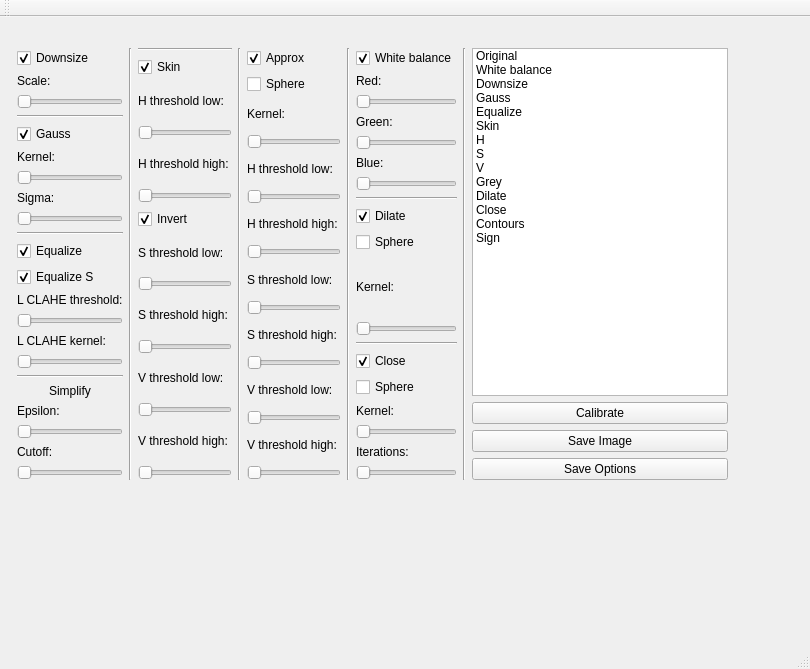
<?xml version="1.0" encoding="UTF-8"?>
<ui version="4.0">
 <class>MigowyClass</class>
 <widget class="QMainWindow" name="MigowyClass">
  <property name="geometry">
   <rect>
    <x>0</x>
    <y>0</y>
    <width>810</width>
    <height>669</height>
   </rect>
  </property>
  <property name="sizePolicy">
   <sizepolicy hsizetype="Preferred" vsizetype="Preferred">
    <horstretch>0</horstretch>
    <verstretch>0</verstretch>
   </sizepolicy>
  </property>
  <property name="minimumSize">
   <size>
    <width>800</width>
    <height>600</height>
   </size>
  </property>
  <property name="maximumSize">
   <size>
    <width>16777215</width>
    <height>16777215</height>
   </size>
  </property>
  <property name="windowTitle">
   <string>Migowy</string>
  </property>
  <widget class="QWidget" name="centralWidget">
   <property name="sizePolicy">
    <sizepolicy hsizetype="Minimum" vsizetype="Minimum">
     <horstretch>0</horstretch>
     <verstretch>0</verstretch>
    </sizepolicy>
   </property>
   <widget class="QWidget" name="horizontalLayoutWidget">
    <property name="geometry">
     <rect>
      <x>0</x>
      <y>10</y>
      <width>701</width>
      <height>485</height>
     </rect>
    </property>
    <layout class="QVBoxLayout" name="Menu">
     <property name="spacing">
      <number>0</number>
     </property>
     <property name="sizeConstraint">
      <enum>QLayout::SetFixedSize</enum>
     </property>
     <property name="rightMargin">
      <number>0</number>
     </property>
     <property name="bottomMargin">
      <number>0</number>
     </property>
     <item>
      <spacer name="drawSpacer">
       <property name="orientation">
        <enum>Qt::Vertical</enum>
       </property>
       <property name="sizeType">
        <enum>QSizePolicy::Fixed</enum>
       </property>
       <property name="sizeHint" stdset="0">
        <size>
         <width>0</width>
         <height>10</height>
        </size>
       </property>
      </spacer>
     </item>
     <item>
      <layout class="QHBoxLayout" name="Options">
       <property name="sizeConstraint">
        <enum>QLayout::SetDefaultConstraint</enum>
       </property>
       <property name="leftMargin">
        <number>6</number>
       </property>
       <property name="rightMargin">
        <number>6</number>
       </property>
       <item>
        <layout class="QVBoxLayout" name="Options1">
         <property name="sizeConstraint">
          <enum>QLayout::SetDefaultConstraint</enum>
         </property>
         <item>
          <layout class="QVBoxLayout" name="downsize">
           <item>
            <widget class="OptionCheck" name="downsizeCheck">
             <property name="text">
              <string>Downsize</string>
             </property>
             <property name="checked">
              <bool>true</bool>
             </property>
            </widget>
           </item>
           <item>
            <widget class="OptionLabel" name="downsizeScaleText">
             <property name="enabled">
              <bool>true</bool>
             </property>
             <property name="sizePolicy">
              <sizepolicy hsizetype="Preferred" vsizetype="Preferred">
               <horstretch>0</horstretch>
               <verstretch>0</verstretch>
              </sizepolicy>
             </property>
             <property name="text">
              <string>Scale: </string>
             </property>
            </widget>
           </item>
           <item>
            <widget class="OptionSlider" name="downsizeScaleSlider">
             <property name="sizePolicy">
              <sizepolicy hsizetype="Expanding" vsizetype="Fixed">
               <horstretch>0</horstretch>
               <verstretch>0</verstretch>
              </sizepolicy>
             </property>
             <property name="orientation">
              <enum>Qt::Horizontal</enum>
             </property>
            </widget>
           </item>
          </layout>
         </item>
         <item>
          <layout class="QVBoxLayout" name="gauss">
           <item>
            <widget class="Line" name="gaussSeparator">
             <property name="orientation">
              <enum>Qt::Horizontal</enum>
             </property>
            </widget>
           </item>
           <item>
            <widget class="OptionCheck" name="gaussCheck">
             <property name="text">
              <string>Gauss</string>
             </property>
             <property name="checked">
              <bool>true</bool>
             </property>
            </widget>
           </item>
           <item>
            <widget class="OptionLabel" name="gaussKernelText">
             <property name="text">
              <string>Kernel: </string>
             </property>
            </widget>
           </item>
           <item>
            <widget class="OptionSlider" name="gaussKernelSlider">
             <property name="orientation">
              <enum>Qt::Horizontal</enum>
             </property>
            </widget>
           </item>
           <item>
            <widget class="OptionLabel" name="gaussSigmaText">
             <property name="text">
              <string>Sigma: </string>
             </property>
            </widget>
           </item>
           <item>
            <widget class="OptionSlider" name="gaussSigmaSlider">
             <property name="orientation">
              <enum>Qt::Horizontal</enum>
             </property>
            </widget>
           </item>
          </layout>
         </item>
         <item>
          <layout class="QVBoxLayout" name="equalize">
           <item>
            <widget class="Line" name="eqSeparator">
             <property name="orientation">
              <enum>Qt::Horizontal</enum>
             </property>
            </widget>
           </item>
           <item>
            <widget class="OptionCheck" name="eqCheck">
             <property name="text">
              <string>Equalize</string>
             </property>
             <property name="checked">
              <bool>true</bool>
             </property>
            </widget>
           </item>
           <item>
            <widget class="OptionCheck" name="eqSCheck">
             <property name="text">
              <string>Equalize S</string>
             </property>
             <property name="checked">
              <bool>true</bool>
             </property>
            </widget>
           </item>
           <item>
            <widget class="OptionLabel" name="eqVClaheThresholdText">
             <property name="text">
              <string>L CLAHE threshold:</string>
             </property>
            </widget>
           </item>
           <item>
            <widget class="OptionSlider" name="eqVClaheThresholdSlider">
             <property name="orientation">
              <enum>Qt::Horizontal</enum>
             </property>
            </widget>
           </item>
           <item>
            <widget class="OptionLabel" name="eqVClaheKernelText">
             <property name="text">
              <string>L CLAHE kernel: </string>
             </property>
            </widget>
           </item>
           <item>
            <widget class="OptionSlider" name="eqVClaheKernelSlider">
             <property name="orientation">
              <enum>Qt::Horizontal</enum>
             </property>
            </widget>
           </item>
          </layout>
         </item>
         <item>
          <layout class="QVBoxLayout" name="simplify">
           <item>
            <widget class="Line" name="simplifySeparator">
             <property name="orientation">
              <enum>Qt::Horizontal</enum>
             </property>
            </widget>
           </item>
           <item>
            <widget class="OptionLabel" name="simplifyHeaderText">
             <property name="text">
              <string>Simplify</string>
             </property>
             <property name="alignment">
              <set>Qt::AlignCenter</set>
             </property>
            </widget>
           </item>
           <item>
            <widget class="OptionLabel" name="simplifyText">
             <property name="enabled">
              <bool>true</bool>
             </property>
             <property name="sizePolicy">
              <sizepolicy hsizetype="Preferred" vsizetype="Preferred">
               <horstretch>0</horstretch>
               <verstretch>0</verstretch>
              </sizepolicy>
             </property>
             <property name="text">
              <string>Epsilon: </string>
             </property>
            </widget>
           </item>
           <item>
            <widget class="OptionSlider" name="simplifySlider">
             <property name="sizePolicy">
              <sizepolicy hsizetype="Expanding" vsizetype="Fixed">
               <horstretch>0</horstretch>
               <verstretch>0</verstretch>
              </sizepolicy>
             </property>
             <property name="orientation">
              <enum>Qt::Horizontal</enum>
             </property>
            </widget>
           </item>
           <item>
            <widget class="OptionLabel" name="cutoffText">
             <property name="enabled">
              <bool>true</bool>
             </property>
             <property name="sizePolicy">
              <sizepolicy hsizetype="Preferred" vsizetype="Preferred">
               <horstretch>0</horstretch>
               <verstretch>0</verstretch>
              </sizepolicy>
             </property>
             <property name="text">
              <string>Cutoff: </string>
             </property>
            </widget>
           </item>
           <item>
            <widget class="OptionSlider" name="cutoffSlider">
             <property name="orientation">
              <enum>Qt::Horizontal</enum>
             </property>
            </widget>
           </item>
          </layout>
         </item>
        </layout>
       </item>
       <item>
        <widget class="Line" name="Options1to2Separator">
         <property name="orientation">
          <enum>Qt::Vertical</enum>
         </property>
        </widget>
       </item>
       <item>
        <layout class="QVBoxLayout" name="Options2">
         <property name="sizeConstraint">
          <enum>QLayout::SetDefaultConstraint</enum>
         </property>
         <item>
          <layout class="QVBoxLayout" name="skin">
           <item>
            <widget class="Line" name="skinSeparator">
             <property name="orientation">
              <enum>Qt::Horizontal</enum>
             </property>
            </widget>
           </item>
           <item>
            <widget class="OptionCheck" name="skinCheck">
             <property name="text">
              <string>Skin</string>
             </property>
             <property name="checked">
              <bool>true</bool>
             </property>
            </widget>
           </item>
           <item>
            <widget class="OptionLabel" name="skinHThresholdLowText">
             <property name="text">
              <string>H threshold low: </string>
             </property>
            </widget>
           </item>
           <item>
            <widget class="OptionSlider" name="skinHThresholdLowSlider">
             <property name="orientation">
              <enum>Qt::Horizontal</enum>
             </property>
            </widget>
           </item>
           <item>
            <widget class="OptionLabel" name="skinHThresholdHighText">
             <property name="text">
              <string>H threshold high: </string>
             </property>
            </widget>
           </item>
           <item>
            <widget class="OptionSlider" name="skinHThresholdHighSlider">
             <property name="orientation">
              <enum>Qt::Horizontal</enum>
             </property>
            </widget>
           </item>
           <item>
            <widget class="OptionCheck" name="skinHInvertCheck">
             <property name="text">
              <string>Invert</string>
             </property>
             <property name="checked">
              <bool>true</bool>
             </property>
            </widget>
           </item>
           <item>
            <widget class="OptionLabel" name="skinSThresholdLowText">
             <property name="text">
              <string>S threshold low: </string>
             </property>
            </widget>
           </item>
           <item>
            <widget class="OptionSlider" name="skinSThresholdLowSlider">
             <property name="orientation">
              <enum>Qt::Horizontal</enum>
             </property>
            </widget>
           </item>
           <item>
            <widget class="OptionLabel" name="skinSThresholdHighText">
             <property name="text">
              <string>S threshold high: </string>
             </property>
            </widget>
           </item>
           <item>
            <widget class="OptionSlider" name="skinSThresholdHighSlider">
             <property name="orientation">
              <enum>Qt::Horizontal</enum>
             </property>
            </widget>
           </item>
           <item>
            <widget class="OptionLabel" name="skinVThresholdLowText">
             <property name="text">
              <string>V threshold low: </string>
             </property>
            </widget>
           </item>
           <item>
            <widget class="OptionSlider" name="skinVThresholdLowSlider">
             <property name="orientation">
              <enum>Qt::Horizontal</enum>
             </property>
            </widget>
           </item>
           <item>
            <widget class="OptionLabel" name="skinVThresholdHighText">
             <property name="text">
              <string>V threshold high: </string>
             </property>
            </widget>
           </item>
           <item>
            <widget class="OptionSlider" name="skinVThresholdHighSlider">
             <property name="orientation">
              <enum>Qt::Horizontal</enum>
             </property>
            </widget>
           </item>
          </layout>
         </item>
        </layout>
       </item>
       <item>
        <widget class="Line" name="Options2to3Separator">
         <property name="orientation">
          <enum>Qt::Vertical</enum>
         </property>
        </widget>
       </item>
       <item>
        <layout class="QVBoxLayout" name="Options3">
         <property name="sizeConstraint">
          <enum>QLayout::SetDefaultConstraint</enum>
         </property>
         <item>
          <layout class="QVBoxLayout" name="approx">
           <item>
            <widget class="OptionCheck" name="approxCheck">
             <property name="text">
              <string>Approx</string>
             </property>
             <property name="checked">
              <bool>true</bool>
             </property>
            </widget>
           </item>
           <item>
            <widget class="OptionCheck" name="approxSphereCheck">
             <property name="text">
              <string>Sphere</string>
             </property>
             <property name="checked">
              <bool>false</bool>
             </property>
            </widget>
           </item>
           <item>
            <widget class="OptionLabel" name="approxKernelText">
             <property name="text">
              <string>Kernel:</string>
             </property>
            </widget>
           </item>
           <item>
            <widget class="OptionSlider" name="approxKernelSlider">
             <property name="orientation">
              <enum>Qt::Horizontal</enum>
             </property>
            </widget>
           </item>
           <item>
            <widget class="OptionLabel" name="approxHThresholdLowText">
             <property name="text">
              <string>H threshold low: </string>
             </property>
            </widget>
           </item>
           <item>
            <widget class="OptionSlider" name="approxHThresholdLowSlider">
             <property name="orientation">
              <enum>Qt::Horizontal</enum>
             </property>
            </widget>
           </item>
           <item>
            <widget class="OptionLabel" name="approxHThresholdHighText">
             <property name="text">
              <string>H threshold high: </string>
             </property>
            </widget>
           </item>
           <item>
            <widget class="OptionSlider" name="approxHThresholdHighSlider">
             <property name="orientation">
              <enum>Qt::Horizontal</enum>
             </property>
            </widget>
           </item>
           <item>
            <widget class="OptionLabel" name="approxSThresholdLowText">
             <property name="text">
              <string>S threshold low: </string>
             </property>
            </widget>
           </item>
           <item>
            <widget class="OptionSlider" name="approxSThresholdLowSlider">
             <property name="orientation">
              <enum>Qt::Horizontal</enum>
             </property>
            </widget>
           </item>
           <item>
            <widget class="OptionLabel" name="approxSThresholdHighText">
             <property name="text">
              <string>S threshold high: </string>
             </property>
            </widget>
           </item>
           <item>
            <widget class="OptionSlider" name="approxSThresholdHighSlider">
             <property name="orientation">
              <enum>Qt::Horizontal</enum>
             </property>
            </widget>
           </item>
           <item>
            <widget class="OptionLabel" name="approxVThresholdLowText">
             <property name="text">
              <string>V threshold low: </string>
             </property>
            </widget>
           </item>
           <item>
            <widget class="OptionSlider" name="approxVThresholdLowSlider">
             <property name="orientation">
              <enum>Qt::Horizontal</enum>
             </property>
            </widget>
           </item>
           <item>
            <widget class="OptionLabel" name="approxVThresholdHighText">
             <property name="text">
              <string>V threshold high: </string>
             </property>
            </widget>
           </item>
           <item>
            <widget class="OptionSlider" name="approxVThresholdHighSlider">
             <property name="orientation">
              <enum>Qt::Horizontal</enum>
             </property>
            </widget>
           </item>
          </layout>
         </item>
        </layout>
       </item>
       <item>
        <widget class="Line" name="Options3to4Separator">
         <property name="orientation">
          <enum>Qt::Vertical</enum>
         </property>
        </widget>
       </item>
       <item>
        <layout class="QVBoxLayout" name="Options4">
         <property name="sizeConstraint">
          <enum>QLayout::SetDefaultConstraint</enum>
         </property>
         <item>
          <layout class="QVBoxLayout" name="whiteBalance">
           <item>
            <widget class="OptionCheck" name="whiteBalanceCheck">
             <property name="text">
              <string>White balance</string>
             </property>
             <property name="checked">
              <bool>true</bool>
             </property>
            </widget>
           </item>
           <item>
            <widget class="OptionLabel" name="whiteBalanceRedText">
             <property name="enabled">
              <bool>true</bool>
             </property>
             <property name="sizePolicy">
              <sizepolicy hsizetype="Preferred" vsizetype="Preferred">
               <horstretch>0</horstretch>
               <verstretch>0</verstretch>
              </sizepolicy>
             </property>
             <property name="text">
              <string>Red: </string>
             </property>
            </widget>
           </item>
           <item>
            <widget class="OptionSlider" name="whiteBalanceRedSlider">
             <property name="sizePolicy">
              <sizepolicy hsizetype="Expanding" vsizetype="Fixed">
               <horstretch>0</horstretch>
               <verstretch>0</verstretch>
              </sizepolicy>
             </property>
             <property name="orientation">
              <enum>Qt::Horizontal</enum>
             </property>
            </widget>
           </item>
           <item>
            <widget class="OptionLabel" name="whiteBalanceGreenText">
             <property name="enabled">
              <bool>true</bool>
             </property>
             <property name="sizePolicy">
              <sizepolicy hsizetype="Preferred" vsizetype="Preferred">
               <horstretch>0</horstretch>
               <verstretch>0</verstretch>
              </sizepolicy>
             </property>
             <property name="text">
              <string>Green:</string>
             </property>
            </widget>
           </item>
           <item>
            <widget class="OptionSlider" name="whiteBalanceGreenSlider">
             <property name="sizePolicy">
              <sizepolicy hsizetype="Expanding" vsizetype="Fixed">
               <horstretch>0</horstretch>
               <verstretch>0</verstretch>
              </sizepolicy>
             </property>
             <property name="orientation">
              <enum>Qt::Horizontal</enum>
             </property>
            </widget>
           </item>
           <item>
            <widget class="OptionLabel" name="whiteBalanceBlueText">
             <property name="enabled">
              <bool>true</bool>
             </property>
             <property name="sizePolicy">
              <sizepolicy hsizetype="Preferred" vsizetype="Preferred">
               <horstretch>0</horstretch>
               <verstretch>0</verstretch>
              </sizepolicy>
             </property>
             <property name="text">
              <string>Blue:</string>
             </property>
            </widget>
           </item>
           <item>
            <widget class="OptionSlider" name="whiteBalanceBlueSlider">
             <property name="sizePolicy">
              <sizepolicy hsizetype="Expanding" vsizetype="Fixed">
               <horstretch>0</horstretch>
               <verstretch>0</verstretch>
              </sizepolicy>
             </property>
             <property name="orientation">
              <enum>Qt::Horizontal</enum>
             </property>
            </widget>
           </item>
          </layout>
         </item>
         <item>
          <layout class="QVBoxLayout" name="dilate">
           <item>
            <widget class="Line" name="dilateSeparator">
             <property name="orientation">
              <enum>Qt::Horizontal</enum>
             </property>
            </widget>
           </item>
           <item>
            <widget class="OptionCheck" name="dilateCheck">
             <property name="text">
              <string>Dilate</string>
             </property>
             <property name="checked">
              <bool>true</bool>
             </property>
            </widget>
           </item>
           <item>
            <widget class="OptionCheck" name="dilateSphereCheck">
             <property name="text">
              <string>Sphere</string>
             </property>
             <property name="checked">
              <bool>false</bool>
             </property>
            </widget>
           </item>
           <item>
            <widget class="OptionLabel" name="dilateKernelText">
             <property name="text">
              <string>Kernel:</string>
             </property>
            </widget>
           </item>
           <item>
            <widget class="OptionSlider" name="dilateKernelSlider">
             <property name="orientation">
              <enum>Qt::Horizontal</enum>
             </property>
            </widget>
           </item>
          </layout>
         </item>
         <item>
          <layout class="QVBoxLayout" name="close">
           <item>
            <widget class="Line" name="closeSeparator">
             <property name="orientation">
              <enum>Qt::Horizontal</enum>
             </property>
            </widget>
           </item>
           <item>
            <widget class="OptionCheck" name="closeCheck">
             <property name="text">
              <string>Close</string>
             </property>
             <property name="checked">
              <bool>true</bool>
             </property>
            </widget>
           </item>
           <item>
            <widget class="OptionCheck" name="closeSphereCheck">
             <property name="text">
              <string>Sphere</string>
             </property>
             <property name="checked">
              <bool>false</bool>
             </property>
            </widget>
           </item>
           <item>
            <widget class="OptionLabel" name="closeKernelText">
             <property name="text">
              <string>Kernel:</string>
             </property>
            </widget>
           </item>
           <item>
            <widget class="OptionSlider" name="closeKernelSlider">
             <property name="orientation">
              <enum>Qt::Horizontal</enum>
             </property>
            </widget>
           </item>
           <item>
            <widget class="OptionLabel" name="closeIterationsText">
             <property name="text">
              <string>Iterations:</string>
             </property>
            </widget>
           </item>
           <item>
            <widget class="OptionSlider" name="closeIterationsSlider">
             <property name="orientation">
              <enum>Qt::Horizontal</enum>
             </property>
            </widget>
           </item>
          </layout>
         </item>
        </layout>
       </item>
       <item>
        <widget class="Line" name="Options4toListSeparator">
         <property name="orientation">
          <enum>Qt::Vertical</enum>
         </property>
        </widget>
       </item>
       <item>
        <layout class="QVBoxLayout" name="List">
         <property name="sizeConstraint">
          <enum>QLayout::SetDefaultConstraint</enum>
         </property>
         <item>
          <widget class="QListWidget" name="listWidget">
           <property name="dragEnabled">
            <bool>true</bool>
           </property>
           <property name="dragDropMode">
            <enum>QAbstractItemView::InternalMove</enum>
           </property>
           <property name="defaultDropAction">
            <enum>Qt::MoveAction</enum>
           </property>
           <property name="selectionMode">
            <enum>QAbstractItemView::ExtendedSelection</enum>
           </property>
           <property name="sortingEnabled">
            <bool>false</bool>
           </property>
           <item>
            <property name="text">
             <string>Original</string>
            </property>
           </item>
           <item>
            <property name="text">
             <string>White balance</string>
            </property>
           </item>
           <item>
            <property name="text">
             <string>Downsize</string>
            </property>
           </item>
           <item>
            <property name="text">
             <string>Gauss</string>
            </property>
           </item>
           <item>
            <property name="text">
             <string>Equalize</string>
            </property>
           </item>
           <item>
            <property name="text">
             <string>Skin</string>
            </property>
           </item>
           <item>
            <property name="text">
             <string>H</string>
            </property>
           </item>
           <item>
            <property name="text">
             <string>S</string>
            </property>
           </item>
           <item>
            <property name="text">
             <string>V</string>
            </property>
           </item>
           <item>
            <property name="text">
             <string>Grey</string>
            </property>
           </item>
           <item>
            <property name="text">
             <string>Dilate</string>
            </property>
           </item>
           <item>
            <property name="text">
             <string>Close</string>
            </property>
           </item>
           <item>
            <property name="text">
             <string>Contours</string>
            </property>
           </item>
           <item>
            <property name="text">
             <string>Sign</string>
            </property>
           </item>
          </widget>
         </item>
         <item>
          <widget class="QPushButton" name="camDefaultButton">
           <property name="text">
            <string>Calibrate</string>
           </property>
          </widget>
         </item>
         <item>
          <widget class="QPushButton" name="saveImageButton">
           <property name="text">
            <string>Save Image</string>
           </property>
          </widget>
         </item>
         <item>
          <widget class="QPushButton" name="saveOptionsButton">
           <property name="text">
            <string>Save Options</string>
           </property>
          </widget>
         </item>
        </layout>
       </item>
      </layout>
     </item>
    </layout>
   </widget>
  </widget>
  <widget class="QMenuBar" name="menuBar">
   <property name="geometry">
    <rect>
     <x>0</x>
     <y>0</y>
     <width>810</width>
     <height>21</height>
    </rect>
   </property>
  </widget>
  <widget class="QToolBar" name="mainToolBar">
   <attribute name="toolBarArea">
    <enum>TopToolBarArea</enum>
   </attribute>
   <attribute name="toolBarBreak">
    <bool>false</bool>
   </attribute>
  </widget>
  <widget class="QStatusBar" name="statusBar"/>
 </widget>
 <layoutdefault spacing="6" margin="11"/>
 <customwidgets>
  <customwidget>
   <class>OptionLabel</class>
   <extends>QLabel</extends>
   <header>optionLabel.h</header>
  </customwidget>
  <customwidget>
   <class>OptionSlider</class>
   <extends>QSlider</extends>
   <header>OptionSlider.h</header>
  </customwidget>
  <customwidget>
   <class>OptionCheck</class>
   <extends>QCheckBox</extends>
   <header>optioncheck.h</header>
  </customwidget>
 </customwidgets>
 <resources>
  <include location="migowy.qrc"/>
 </resources>
 <connections/>
</ui>
